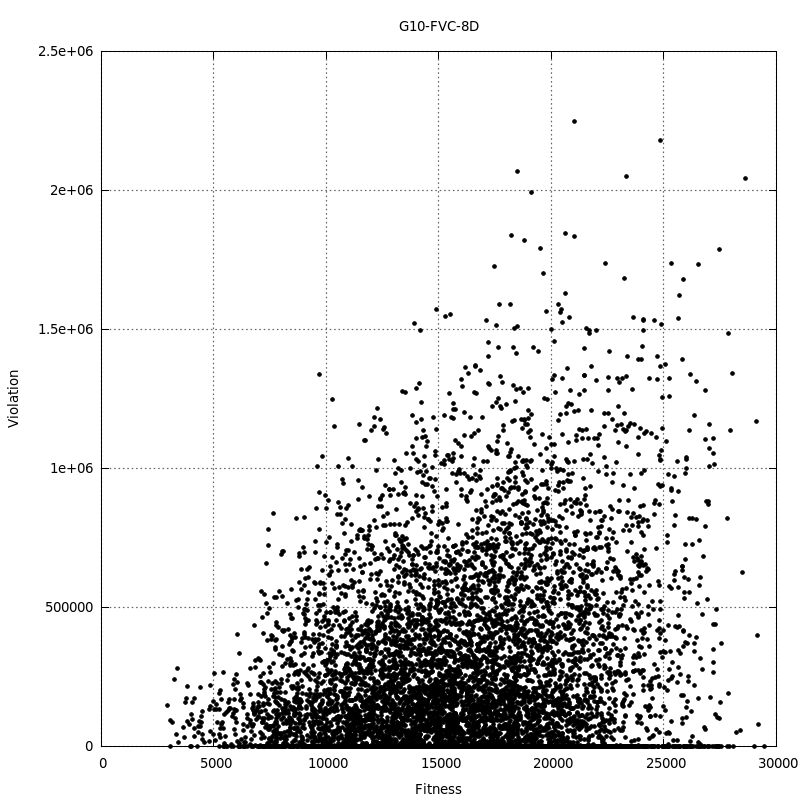

This chart was generated by the following gnuplot code:
set terminal pngcairo size 800,800 enhanced font 'Verdana,10'
set output "FVC.png"
set title "G10-FVC-8D"
#
set xlabel "Fitness"
set ylabel "Violation"
set grid ytics lt 0 lw 2 lc rgb "#666666"
set grid xtics lt 0 lw 2 lc rgb "#666666"
#
plot "FVC.dat" using 1:2 title '' pt 7 ps 0.6 lt 0
